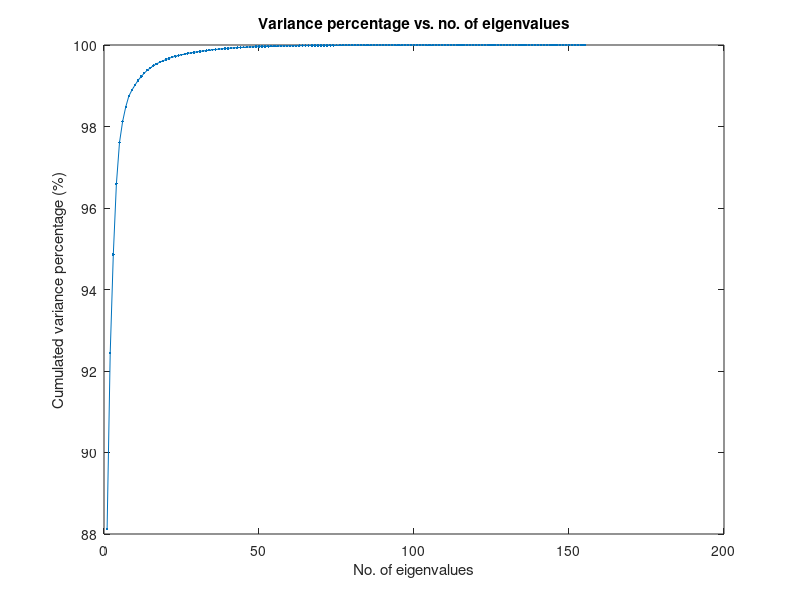

Reproduce this figure in MATLAB. (Note: this script raises an error after producing the figure.)
%Music genre classification
%Indrajith Indraprastham
%Thu Mar  9 09:36:35 IST 2017

%% Setup the parameters
 
clear;clc;
%load('train.mat');
load ds
x=ds.input';
y=ds.output';

m=size(x,1);
num_labels = 10; 

fprintf('\nTraining One-vs-All Logistic Regression...\n')

dim=size(x, 1)

[input2, eigVec, eigValue]=pca(x');
cumVar=cumsum(eigValue);
cumVarPercent=cumVar/cumVar(end)*100;

figure; plot(cumVarPercent, '.-');
xlabel('No. of eigenvalues');
ylabel('Cumulated variance percentage (%)');
title('Variance percentage vs. no. of eigenvalues');


cumVarTh=98;
index=find(cumVarPercent>cumVarTh);
newDim=index(1);
x2=input2(1:newDim, :)';


lambda = 0.1;
[all_theta] = oneVsAll(x2, y, num_labels, lambda);
pred = predictOneVsAll(all_theta, x2);

fprintf('\nTraining Set Accuracy: %f\n', mean(double(pred == y)) * 100);

